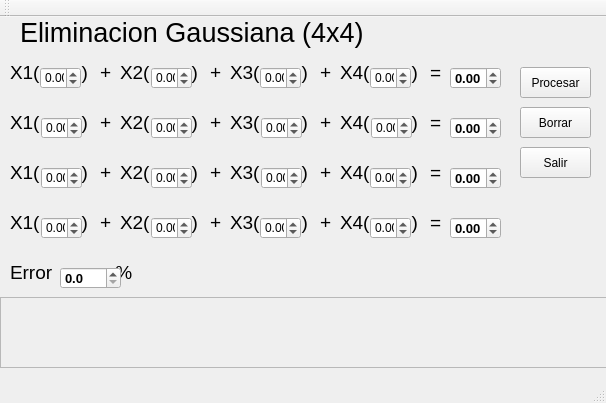
<?xml version="1.0" encoding="UTF-8"?>
<ui version="4.0">
 <class>MainWindow</class>
 <widget class="QMainWindow" name="MainWindow">
  <property name="geometry">
   <rect>
    <x>0</x>
    <y>0</y>
    <width>606</width>
    <height>403</height>
   </rect>
  </property>
  <property name="windowTitle">
   <string>MainWindow</string>
  </property>
  <widget class="QWidget" name="centralWidget">
   <widget class="QDoubleSpinBox" name="a1">
    <property name="geometry">
     <rect>
      <x>40</x>
      <y>50</y>
      <width>41</width>
      <height>22</height>
     </rect>
    </property>
    <property name="toolTipDuration">
     <number>1</number>
    </property>
    <property name="minimum">
     <double>-99.989999999999995</double>
    </property>
   </widget>
   <widget class="QDoubleSpinBox" name="b3">
    <property name="geometry">
     <rect>
      <x>151</x>
      <y>150</y>
      <width>41</width>
      <height>22</height>
     </rect>
    </property>
    <property name="minimum">
     <double>-99.989999999999995</double>
    </property>
   </widget>
   <widget class="QDoubleSpinBox" name="b1">
    <property name="geometry">
     <rect>
      <x>151</x>
      <y>50</y>
      <width>41</width>
      <height>22</height>
     </rect>
    </property>
    <property name="minimum">
     <double>-99.989999999999995</double>
    </property>
   </widget>
   <widget class="QDoubleSpinBox" name="b2">
    <property name="geometry">
     <rect>
      <x>151</x>
      <y>100</y>
      <width>41</width>
      <height>22</height>
     </rect>
    </property>
    <property name="minimum">
     <double>-99.989999999999995</double>
    </property>
   </widget>
   <widget class="QDoubleSpinBox" name="c2">
    <property name="geometry">
     <rect>
      <x>261</x>
      <y>100</y>
      <width>41</width>
      <height>22</height>
     </rect>
    </property>
    <property name="minimum">
     <double>-99.989999999999995</double>
    </property>
   </widget>
   <widget class="QDoubleSpinBox" name="d4">
    <property name="geometry">
     <rect>
      <x>370</x>
      <y>200</y>
      <width>41</width>
      <height>22</height>
     </rect>
    </property>
    <property name="font">
     <font>
      <weight>50</weight>
      <bold>false</bold>
     </font>
    </property>
    <property name="showGroupSeparator" stdset="0">
     <bool>false</bool>
    </property>
    <property name="minimum">
     <double>-99.989999999999995</double>
    </property>
   </widget>
   <widget class="QDoubleSpinBox" name="d2">
    <property name="geometry">
     <rect>
      <x>371</x>
      <y>100</y>
      <width>41</width>
      <height>22</height>
     </rect>
    </property>
    <property name="minimum">
     <double>-99.989999999999995</double>
    </property>
   </widget>
   <widget class="QDoubleSpinBox" name="d3">
    <property name="geometry">
     <rect>
      <x>370</x>
      <y>150</y>
      <width>41</width>
      <height>22</height>
     </rect>
    </property>
    <property name="minimum">
     <double>-99.989999999999995</double>
    </property>
   </widget>
   <widget class="QDoubleSpinBox" name="b4">
    <property name="geometry">
     <rect>
      <x>151</x>
      <y>200</y>
      <width>41</width>
      <height>22</height>
     </rect>
    </property>
    <property name="minimum">
     <double>-99.989999999999995</double>
    </property>
   </widget>
   <widget class="QDoubleSpinBox" name="D">
    <property name="enabled">
     <bool>true</bool>
    </property>
    <property name="geometry">
     <rect>
      <x>450</x>
      <y>200</y>
      <width>51</width>
      <height>22</height>
     </rect>
    </property>
    <property name="font">
     <font>
      <pointsize>10</pointsize>
      <weight>75</weight>
      <bold>true</bold>
      <kerning>true</kerning>
     </font>
    </property>
    <property name="toolTipDuration">
     <number>-1</number>
    </property>
    <property name="minimum">
     <double>-99.989999999999995</double>
    </property>
   </widget>
   <widget class="QDoubleSpinBox" name="C">
    <property name="geometry">
     <rect>
      <x>450</x>
      <y>150</y>
      <width>51</width>
      <height>22</height>
     </rect>
    </property>
    <property name="font">
     <font>
      <pointsize>10</pointsize>
      <weight>75</weight>
      <bold>true</bold>
     </font>
    </property>
    <property name="minimum">
     <double>-99.989999999999995</double>
    </property>
   </widget>
   <widget class="QDoubleSpinBox" name="c4">
    <property name="geometry">
     <rect>
      <x>260</x>
      <y>200</y>
      <width>41</width>
      <height>22</height>
     </rect>
    </property>
    <property name="minimum">
     <double>-99.989999999999995</double>
    </property>
   </widget>
   <widget class="QDoubleSpinBox" name="B">
    <property name="geometry">
     <rect>
      <x>450</x>
      <y>100</y>
      <width>51</width>
      <height>22</height>
     </rect>
    </property>
    <property name="font">
     <font>
      <pointsize>10</pointsize>
      <weight>75</weight>
      <bold>true</bold>
     </font>
    </property>
    <property name="minimum">
     <double>-99.989999999999995</double>
    </property>
   </widget>
   <widget class="QDoubleSpinBox" name="A">
    <property name="geometry">
     <rect>
      <x>450</x>
      <y>50</y>
      <width>51</width>
      <height>22</height>
     </rect>
    </property>
    <property name="font">
     <font>
      <pointsize>10</pointsize>
      <weight>75</weight>
      <bold>true</bold>
     </font>
    </property>
    <property name="minimum">
     <double>-99.989999999999995</double>
    </property>
   </widget>
   <widget class="QDoubleSpinBox" name="a4">
    <property name="geometry">
     <rect>
      <x>41</x>
      <y>200</y>
      <width>41</width>
      <height>22</height>
     </rect>
    </property>
    <property name="minimum">
     <double>-99.989999999999995</double>
    </property>
   </widget>
   <widget class="QDoubleSpinBox" name="c3">
    <property name="geometry">
     <rect>
      <x>261</x>
      <y>150</y>
      <width>41</width>
      <height>22</height>
     </rect>
    </property>
    <property name="minimum">
     <double>-99.989999999999995</double>
    </property>
   </widget>
   <widget class="QDoubleSpinBox" name="c1">
    <property name="geometry">
     <rect>
      <x>260</x>
      <y>50</y>
      <width>41</width>
      <height>22</height>
     </rect>
    </property>
    <property name="minimum">
     <double>-99.989999999999995</double>
    </property>
   </widget>
   <widget class="QDoubleSpinBox" name="d1">
    <property name="geometry">
     <rect>
      <x>370</x>
      <y>50</y>
      <width>41</width>
      <height>22</height>
     </rect>
    </property>
    <property name="minimum">
     <double>-99.989999999999995</double>
    </property>
   </widget>
   <widget class="QDoubleSpinBox" name="a3">
    <property name="geometry">
     <rect>
      <x>41</x>
      <y>150</y>
      <width>41</width>
      <height>22</height>
     </rect>
    </property>
    <property name="minimum">
     <double>-99.989999999999995</double>
    </property>
   </widget>
   <widget class="QDoubleSpinBox" name="a2">
    <property name="geometry">
     <rect>
      <x>41</x>
      <y>100</y>
      <width>41</width>
      <height>22</height>
     </rect>
    </property>
    <property name="minimum">
     <double>-99.989999999999995</double>
    </property>
   </widget>
   <widget class="QPushButton" name="procesar">
    <property name="geometry">
     <rect>
      <x>520</x>
      <y>50</y>
      <width>71</width>
      <height>31</height>
     </rect>
    </property>
    <property name="text">
     <string>Procesar</string>
    </property>
   </widget>
   <widget class="QPushButton" name="borrar">
    <property name="geometry">
     <rect>
      <x>520</x>
      <y>90</y>
      <width>71</width>
      <height>31</height>
     </rect>
    </property>
    <property name="text">
     <string>Borrar</string>
    </property>
   </widget>
   <widget class="QPushButton" name="salir">
    <property name="geometry">
     <rect>
      <x>520</x>
      <y>130</y>
      <width>71</width>
      <height>31</height>
     </rect>
    </property>
    <property name="text">
     <string>Salir</string>
    </property>
   </widget>
   <widget class="QLabel" name="label">
    <property name="enabled">
     <bool>true</bool>
    </property>
    <property name="geometry">
     <rect>
      <x>10</x>
      <y>40</y>
      <width>91</width>
      <height>31</height>
     </rect>
    </property>
    <property name="font">
     <font>
      <pointsize>14</pointsize>
     </font>
    </property>
    <property name="text">
     <string>X1(        )</string>
    </property>
    <property name="textFormat">
     <enum>Qt::AutoText</enum>
    </property>
   </widget>
   <widget class="QLabel" name="label_2">
    <property name="enabled">
     <bool>true</bool>
    </property>
    <property name="geometry">
     <rect>
      <x>10</x>
      <y>90</y>
      <width>91</width>
      <height>31</height>
     </rect>
    </property>
    <property name="font">
     <font>
      <pointsize>14</pointsize>
     </font>
    </property>
    <property name="text">
     <string>X1(        )</string>
    </property>
    <property name="textFormat">
     <enum>Qt::AutoText</enum>
    </property>
   </widget>
   <widget class="QLabel" name="label_3">
    <property name="enabled">
     <bool>true</bool>
    </property>
    <property name="geometry">
     <rect>
      <x>10</x>
      <y>140</y>
      <width>91</width>
      <height>31</height>
     </rect>
    </property>
    <property name="font">
     <font>
      <pointsize>14</pointsize>
     </font>
    </property>
    <property name="text">
     <string>X1(        )</string>
    </property>
    <property name="textFormat">
     <enum>Qt::AutoText</enum>
    </property>
   </widget>
   <widget class="QLabel" name="label_4">
    <property name="enabled">
     <bool>true</bool>
    </property>
    <property name="geometry">
     <rect>
      <x>10</x>
      <y>190</y>
      <width>91</width>
      <height>31</height>
     </rect>
    </property>
    <property name="font">
     <font>
      <pointsize>14</pointsize>
     </font>
    </property>
    <property name="text">
     <string>X1(        )</string>
    </property>
    <property name="textFormat">
     <enum>Qt::AutoText</enum>
    </property>
   </widget>
   <widget class="QLabel" name="label_5">
    <property name="geometry">
     <rect>
      <x>120</x>
      <y>40</y>
      <width>111</width>
      <height>31</height>
     </rect>
    </property>
    <property name="font">
     <font>
      <pointsize>14</pointsize>
     </font>
    </property>
    <property name="text">
     <string>X2(        )</string>
    </property>
    <property name="textFormat">
     <enum>Qt::AutoText</enum>
    </property>
   </widget>
   <widget class="QLabel" name="label_6">
    <property name="geometry">
     <rect>
      <x>120</x>
      <y>90</y>
      <width>111</width>
      <height>31</height>
     </rect>
    </property>
    <property name="font">
     <font>
      <pointsize>14</pointsize>
     </font>
    </property>
    <property name="text">
     <string>X2(        )</string>
    </property>
    <property name="textFormat">
     <enum>Qt::AutoText</enum>
    </property>
   </widget>
   <widget class="QLabel" name="label_7">
    <property name="geometry">
     <rect>
      <x>120</x>
      <y>190</y>
      <width>111</width>
      <height>31</height>
     </rect>
    </property>
    <property name="font">
     <font>
      <pointsize>14</pointsize>
     </font>
    </property>
    <property name="text">
     <string>X2(        )</string>
    </property>
    <property name="textFormat">
     <enum>Qt::AutoText</enum>
    </property>
   </widget>
   <widget class="QLabel" name="label_8">
    <property name="geometry">
     <rect>
      <x>120</x>
      <y>140</y>
      <width>111</width>
      <height>31</height>
     </rect>
    </property>
    <property name="font">
     <font>
      <pointsize>14</pointsize>
     </font>
    </property>
    <property name="text">
     <string>X2(        )</string>
    </property>
    <property name="textFormat">
     <enum>Qt::AutoText</enum>
    </property>
   </widget>
   <widget class="QLabel" name="label_9">
    <property name="geometry">
     <rect>
      <x>230</x>
      <y>40</y>
      <width>111</width>
      <height>31</height>
     </rect>
    </property>
    <property name="font">
     <font>
      <pointsize>14</pointsize>
     </font>
    </property>
    <property name="text">
     <string>X3(        )</string>
    </property>
    <property name="textFormat">
     <enum>Qt::AutoText</enum>
    </property>
   </widget>
   <widget class="QLabel" name="label_10">
    <property name="geometry">
     <rect>
      <x>230</x>
      <y>90</y>
      <width>111</width>
      <height>31</height>
     </rect>
    </property>
    <property name="font">
     <font>
      <pointsize>14</pointsize>
     </font>
    </property>
    <property name="text">
     <string>X3(        )</string>
    </property>
    <property name="textFormat">
     <enum>Qt::AutoText</enum>
    </property>
   </widget>
   <widget class="QLabel" name="label_11">
    <property name="geometry">
     <rect>
      <x>230</x>
      <y>140</y>
      <width>111</width>
      <height>31</height>
     </rect>
    </property>
    <property name="font">
     <font>
      <pointsize>14</pointsize>
     </font>
    </property>
    <property name="text">
     <string>X3(        )</string>
    </property>
    <property name="textFormat">
     <enum>Qt::AutoText</enum>
    </property>
   </widget>
   <widget class="QLabel" name="label_12">
    <property name="geometry">
     <rect>
      <x>230</x>
      <y>190</y>
      <width>111</width>
      <height>31</height>
     </rect>
    </property>
    <property name="font">
     <font>
      <pointsize>14</pointsize>
     </font>
    </property>
    <property name="text">
     <string>X3(        )</string>
    </property>
    <property name="textFormat">
     <enum>Qt::AutoText</enum>
    </property>
   </widget>
   <widget class="QLabel" name="label_17">
    <property name="geometry">
     <rect>
      <x>340</x>
      <y>40</y>
      <width>111</width>
      <height>31</height>
     </rect>
    </property>
    <property name="font">
     <font>
      <pointsize>14</pointsize>
     </font>
    </property>
    <property name="text">
     <string>X4(        )</string>
    </property>
    <property name="textFormat">
     <enum>Qt::AutoText</enum>
    </property>
   </widget>
   <widget class="QLabel" name="label_18">
    <property name="geometry">
     <rect>
      <x>340</x>
      <y>90</y>
      <width>111</width>
      <height>31</height>
     </rect>
    </property>
    <property name="font">
     <font>
      <pointsize>14</pointsize>
     </font>
    </property>
    <property name="text">
     <string>X4(        )</string>
    </property>
    <property name="textFormat">
     <enum>Qt::AutoText</enum>
    </property>
   </widget>
   <widget class="QLabel" name="label_19">
    <property name="geometry">
     <rect>
      <x>340</x>
      <y>140</y>
      <width>111</width>
      <height>31</height>
     </rect>
    </property>
    <property name="font">
     <font>
      <pointsize>14</pointsize>
     </font>
    </property>
    <property name="text">
     <string>X4(        )</string>
    </property>
    <property name="textFormat">
     <enum>Qt::AutoText</enum>
    </property>
   </widget>
   <widget class="QLabel" name="label_20">
    <property name="geometry">
     <rect>
      <x>340</x>
      <y>190</y>
      <width>111</width>
      <height>31</height>
     </rect>
    </property>
    <property name="font">
     <font>
      <pointsize>14</pointsize>
      <weight>50</weight>
      <bold>false</bold>
     </font>
    </property>
    <property name="text">
     <string>X4(        )</string>
    </property>
    <property name="textFormat">
     <enum>Qt::AutoText</enum>
    </property>
   </widget>
   <widget class="QLabel" name="label_21">
    <property name="geometry">
     <rect>
      <x>100</x>
      <y>190</y>
      <width>16</width>
      <height>31</height>
     </rect>
    </property>
    <property name="font">
     <font>
      <pointsize>14</pointsize>
     </font>
    </property>
    <property name="text">
     <string>+</string>
    </property>
    <property name="textFormat">
     <enum>Qt::AutoText</enum>
    </property>
   </widget>
   <widget class="QLabel" name="label_22">
    <property name="geometry">
     <rect>
      <x>100</x>
      <y>140</y>
      <width>16</width>
      <height>31</height>
     </rect>
    </property>
    <property name="font">
     <font>
      <pointsize>14</pointsize>
     </font>
    </property>
    <property name="text">
     <string>+</string>
    </property>
    <property name="textFormat">
     <enum>Qt::AutoText</enum>
    </property>
   </widget>
   <widget class="QLabel" name="label_23">
    <property name="geometry">
     <rect>
      <x>100</x>
      <y>90</y>
      <width>16</width>
      <height>31</height>
     </rect>
    </property>
    <property name="font">
     <font>
      <pointsize>14</pointsize>
     </font>
    </property>
    <property name="text">
     <string>+</string>
    </property>
    <property name="textFormat">
     <enum>Qt::AutoText</enum>
    </property>
   </widget>
   <widget class="QLabel" name="label_24">
    <property name="geometry">
     <rect>
      <x>100</x>
      <y>40</y>
      <width>16</width>
      <height>31</height>
     </rect>
    </property>
    <property name="font">
     <font>
      <pointsize>14</pointsize>
     </font>
    </property>
    <property name="text">
     <string>+</string>
    </property>
    <property name="textFormat">
     <enum>Qt::AutoText</enum>
    </property>
   </widget>
   <widget class="QLabel" name="label_25">
    <property name="geometry">
     <rect>
      <x>210</x>
      <y>90</y>
      <width>16</width>
      <height>31</height>
     </rect>
    </property>
    <property name="font">
     <font>
      <pointsize>14</pointsize>
     </font>
    </property>
    <property name="text">
     <string>+</string>
    </property>
    <property name="textFormat">
     <enum>Qt::AutoText</enum>
    </property>
   </widget>
   <widget class="QLabel" name="label_26">
    <property name="geometry">
     <rect>
      <x>210</x>
      <y>40</y>
      <width>16</width>
      <height>31</height>
     </rect>
    </property>
    <property name="font">
     <font>
      <pointsize>14</pointsize>
     </font>
    </property>
    <property name="text">
     <string>+</string>
    </property>
    <property name="textFormat">
     <enum>Qt::AutoText</enum>
    </property>
   </widget>
   <widget class="QLabel" name="label_27">
    <property name="geometry">
     <rect>
      <x>210</x>
      <y>140</y>
      <width>16</width>
      <height>31</height>
     </rect>
    </property>
    <property name="font">
     <font>
      <pointsize>14</pointsize>
     </font>
    </property>
    <property name="text">
     <string>+</string>
    </property>
    <property name="textFormat">
     <enum>Qt::AutoText</enum>
    </property>
   </widget>
   <widget class="QLabel" name="label_28">
    <property name="geometry">
     <rect>
      <x>210</x>
      <y>190</y>
      <width>16</width>
      <height>31</height>
     </rect>
    </property>
    <property name="font">
     <font>
      <pointsize>14</pointsize>
     </font>
    </property>
    <property name="text">
     <string>+</string>
    </property>
    <property name="textFormat">
     <enum>Qt::AutoText</enum>
    </property>
   </widget>
   <widget class="QLabel" name="label_29">
    <property name="geometry">
     <rect>
      <x>320</x>
      <y>90</y>
      <width>16</width>
      <height>31</height>
     </rect>
    </property>
    <property name="font">
     <font>
      <pointsize>14</pointsize>
     </font>
    </property>
    <property name="text">
     <string>+</string>
    </property>
    <property name="textFormat">
     <enum>Qt::AutoText</enum>
    </property>
   </widget>
   <widget class="QLabel" name="label_30">
    <property name="geometry">
     <rect>
      <x>320</x>
      <y>40</y>
      <width>16</width>
      <height>31</height>
     </rect>
    </property>
    <property name="font">
     <font>
      <pointsize>14</pointsize>
     </font>
    </property>
    <property name="text">
     <string>+</string>
    </property>
    <property name="textFormat">
     <enum>Qt::AutoText</enum>
    </property>
   </widget>
   <widget class="QLabel" name="label_31">
    <property name="geometry">
     <rect>
      <x>320</x>
      <y>140</y>
      <width>16</width>
      <height>31</height>
     </rect>
    </property>
    <property name="font">
     <font>
      <pointsize>14</pointsize>
     </font>
    </property>
    <property name="text">
     <string>+</string>
    </property>
    <property name="textFormat">
     <enum>Qt::AutoText</enum>
    </property>
   </widget>
   <widget class="QLabel" name="label_32">
    <property name="geometry">
     <rect>
      <x>320</x>
      <y>190</y>
      <width>16</width>
      <height>31</height>
     </rect>
    </property>
    <property name="font">
     <font>
      <pointsize>14</pointsize>
     </font>
    </property>
    <property name="text">
     <string>+</string>
    </property>
    <property name="textFormat">
     <enum>Qt::AutoText</enum>
    </property>
   </widget>
   <widget class="QLabel" name="label_33">
    <property name="geometry">
     <rect>
      <x>430</x>
      <y>40</y>
      <width>16</width>
      <height>31</height>
     </rect>
    </property>
    <property name="font">
     <font>
      <pointsize>14</pointsize>
     </font>
    </property>
    <property name="text">
     <string>=</string>
    </property>
    <property name="textFormat">
     <enum>Qt::AutoText</enum>
    </property>
   </widget>
   <widget class="QLabel" name="label_34">
    <property name="geometry">
     <rect>
      <x>430</x>
      <y>90</y>
      <width>16</width>
      <height>31</height>
     </rect>
    </property>
    <property name="font">
     <font>
      <pointsize>14</pointsize>
     </font>
    </property>
    <property name="text">
     <string>=</string>
    </property>
    <property name="textFormat">
     <enum>Qt::AutoText</enum>
    </property>
   </widget>
   <widget class="QLabel" name="label_35">
    <property name="geometry">
     <rect>
      <x>430</x>
      <y>140</y>
      <width>16</width>
      <height>31</height>
     </rect>
    </property>
    <property name="font">
     <font>
      <pointsize>14</pointsize>
     </font>
    </property>
    <property name="text">
     <string>=</string>
    </property>
    <property name="textFormat">
     <enum>Qt::AutoText</enum>
    </property>
   </widget>
   <widget class="QLabel" name="label_36">
    <property name="geometry">
     <rect>
      <x>430</x>
      <y>190</y>
      <width>16</width>
      <height>31</height>
     </rect>
    </property>
    <property name="font">
     <font>
      <pointsize>14</pointsize>
     </font>
    </property>
    <property name="text">
     <string>=</string>
    </property>
    <property name="textFormat">
     <enum>Qt::AutoText</enum>
    </property>
   </widget>
   <widget class="QLabel" name="label_37">
    <property name="geometry">
     <rect>
      <x>20</x>
      <y>0</y>
      <width>361</width>
      <height>31</height>
     </rect>
    </property>
    <property name="font">
     <font>
      <pointsize>20</pointsize>
     </font>
    </property>
    <property name="text">
     <string>Eliminacion Gaussiana (4x4)</string>
    </property>
    <property name="textFormat">
     <enum>Qt::AutoText</enum>
    </property>
   </widget>
   <widget class="QTextEdit" name="Texto">
    <property name="enabled">
     <bool>false</bool>
    </property>
    <property name="geometry">
     <rect>
      <x>0</x>
      <y>280</y>
      <width>611</width>
      <height>71</height>
     </rect>
    </property>
    <property name="font">
     <font>
      <pointsize>11</pointsize>
      <weight>75</weight>
      <italic>false</italic>
      <bold>true</bold>
      <underline>false</underline>
      <kerning>true</kerning>
     </font>
    </property>
    <property name="toolTipDuration">
     <number>-1</number>
    </property>
   </widget>
   <widget class="QDoubleSpinBox" name="Err">
    <property name="enabled">
     <bool>true</bool>
    </property>
    <property name="geometry">
     <rect>
      <x>60</x>
      <y>250</y>
      <width>61</width>
      <height>22</height>
     </rect>
    </property>
    <property name="font">
     <font>
      <pointsize>10</pointsize>
      <weight>75</weight>
      <bold>true</bold>
      <kerning>true</kerning>
     </font>
    </property>
    <property name="toolTipDuration">
     <number>-1</number>
    </property>
    <property name="decimals">
     <number>1</number>
    </property>
    <property name="minimum">
     <double>0.000000000000000</double>
    </property>
   </widget>
   <widget class="QLabel" name="label_38">
    <property name="geometry">
     <rect>
      <x>10</x>
      <y>240</y>
      <width>171</width>
      <height>31</height>
     </rect>
    </property>
    <property name="font">
     <font>
      <pointsize>14</pointsize>
      <weight>50</weight>
      <bold>false</bold>
     </font>
    </property>
    <property name="text">
     <string>Error            %</string>
    </property>
    <property name="textFormat">
     <enum>Qt::AutoText</enum>
    </property>
   </widget>
   <zorder>label_38</zorder>
   <zorder>label_19</zorder>
   <zorder>label_18</zorder>
   <zorder>label_17</zorder>
   <zorder>label_20</zorder>
   <zorder>label_6</zorder>
   <zorder>label_8</zorder>
   <zorder>label_12</zorder>
   <zorder>label_9</zorder>
   <zorder>label_7</zorder>
   <zorder>label_5</zorder>
   <zorder>label_10</zorder>
   <zorder>label_11</zorder>
   <zorder>label_4</zorder>
   <zorder>label</zorder>
   <zorder>label_2</zorder>
   <zorder>label_3</zorder>
   <zorder>label_22</zorder>
   <zorder>label_21</zorder>
   <zorder>label_24</zorder>
   <zorder>label_23</zorder>
   <zorder>a1</zorder>
   <zorder>b3</zorder>
   <zorder>b1</zorder>
   <zorder>b2</zorder>
   <zorder>c2</zorder>
   <zorder>d4</zorder>
   <zorder>d2</zorder>
   <zorder>d3</zorder>
   <zorder>b4</zorder>
   <zorder>D</zorder>
   <zorder>C</zorder>
   <zorder>c4</zorder>
   <zorder>B</zorder>
   <zorder>A</zorder>
   <zorder>a4</zorder>
   <zorder>c3</zorder>
   <zorder>c1</zorder>
   <zorder>d1</zorder>
   <zorder>a3</zorder>
   <zorder>a2</zorder>
   <zorder>procesar</zorder>
   <zorder>borrar</zorder>
   <zorder>salir</zorder>
   <zorder>label_25</zorder>
   <zorder>label_26</zorder>
   <zorder>label_27</zorder>
   <zorder>label_28</zorder>
   <zorder>label_29</zorder>
   <zorder>label_30</zorder>
   <zorder>label_31</zorder>
   <zorder>label_32</zorder>
   <zorder>label_33</zorder>
   <zorder>label_34</zorder>
   <zorder>label_35</zorder>
   <zorder>label_36</zorder>
   <zorder>label_37</zorder>
   <zorder>Texto</zorder>
   <zorder>Err</zorder>
  </widget>
  <widget class="QMenuBar" name="menuBar">
   <property name="geometry">
    <rect>
     <x>0</x>
     <y>0</y>
     <width>606</width>
     <height>21</height>
    </rect>
   </property>
  </widget>
  <widget class="QToolBar" name="mainToolBar">
   <attribute name="toolBarArea">
    <enum>TopToolBarArea</enum>
   </attribute>
   <attribute name="toolBarBreak">
    <bool>false</bool>
   </attribute>
  </widget>
  <widget class="QStatusBar" name="statusBar"/>
 </widget>
 <layoutdefault spacing="6" margin="11"/>
 <tabstops>
  <tabstop>a1</tabstop>
  <tabstop>b1</tabstop>
  <tabstop>c1</tabstop>
  <tabstop>d1</tabstop>
  <tabstop>A</tabstop>
  <tabstop>a2</tabstop>
  <tabstop>b2</tabstop>
  <tabstop>c2</tabstop>
  <tabstop>d2</tabstop>
  <tabstop>B</tabstop>
  <tabstop>a3</tabstop>
  <tabstop>b3</tabstop>
  <tabstop>c3</tabstop>
  <tabstop>d3</tabstop>
  <tabstop>C</tabstop>
  <tabstop>a4</tabstop>
  <tabstop>b4</tabstop>
  <tabstop>c4</tabstop>
  <tabstop>d4</tabstop>
  <tabstop>D</tabstop>
  <tabstop>Err</tabstop>
  <tabstop>procesar</tabstop>
  <tabstop>borrar</tabstop>
  <tabstop>salir</tabstop>
  <tabstop>Texto</tabstop>
 </tabstops>
 <resources/>
 <connections/>
</ui>
